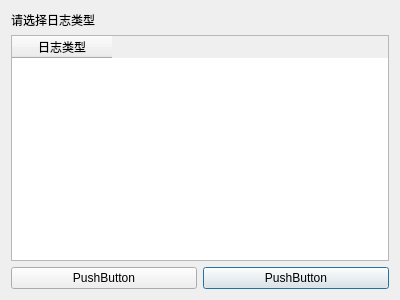
<?xml version="1.0" encoding="UTF-8"?>
<ui version="4.0">
 <class>LogTypeSelectWindow</class>
 <widget class="QDialog" name="LogTypeSelectWindow">
  <property name="geometry">
   <rect>
    <x>0</x>
    <y>0</y>
    <width>400</width>
    <height>300</height>
   </rect>
  </property>
  <property name="windowTitle">
   <string>Dialog</string>
  </property>
  <layout class="QGridLayout" name="gridLayout">
   <item row="2" column="1">
    <widget class="QPushButton" name="pushButton_2">
     <property name="text">
      <string>PushButton</string>
     </property>
    </widget>
   </item>
   <item row="2" column="0">
    <widget class="QPushButton" name="pushButton">
     <property name="text">
      <string>PushButton</string>
     </property>
    </widget>
   </item>
   <item row="1" column="0" colspan="2">
    <widget class="QTableWidget" name="tableWidget">
     <attribute name="horizontalHeaderDefaultSectionSize">
      <number>100</number>
     </attribute>
     <attribute name="verticalHeaderDefaultSectionSize">
      <number>30</number>
     </attribute>
     <column>
      <property name="text">
       <string>日志类型</string>
      </property>
     </column>
    </widget>
   </item>
   <item row="0" column="0">
    <widget class="QLabel" name="label">
     <property name="text">
      <string>请选择日志类型</string>
     </property>
    </widget>
   </item>
  </layout>
 </widget>
 <resources/>
 <connections/>
</ui>
